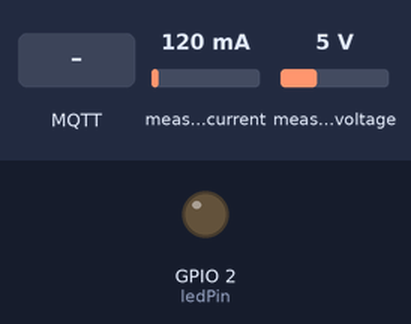
A sketch run on a simulated ESP32. Shown: output pins drawn as LEDs (lit = HIGH). The inputs (shaded band) are chosen by the test bench; at power-on: measured current 120 mA, measured voltage 5 V. WiFi joins after 1.5 s; servers stay silent unless stated; random numbers use the default seed unless the sketch sets one; no MQTT or app messages arrive unless stated; what the sketch prints to the serial monitor is not drawn.

Above: at 2.7 s.
2.8 s: MQTT message "ON" arrives on the first subscribed topic
At 4.0 s:
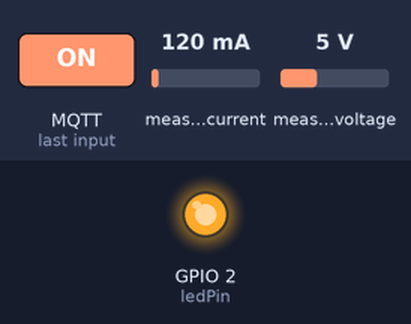
4.3 s: measured current set to 892 mA
6.2 s: measured current set to 935 mA
At 11.3 s:
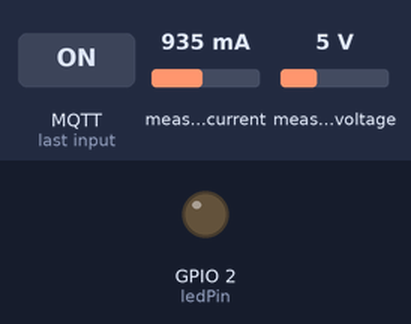
Timing chart, 0 to 12.8 s (numbered marks = the images above; inputs shaded):
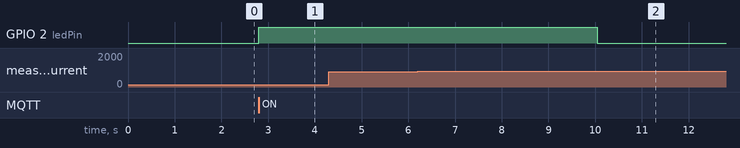

The sketch:

smart_breaker.ino
```cpp
#include <WiFi.h>
#include <WiFiClientSecure.h>
#include <PubSubClient.h>
#include <PZEM004Tv30.h>

// ==========================================
// ZONA KONFIGURASI
// ==========================================
const char* ssid = "NAMA_WIFI";
const char* password = "PASSWORD_WIFI";

const char* mqtt_server = "xxx.emqxsl.com";
const int   mqtt_port = 15214;
const char* mqtt_user = "user_esp32";
const char* mqtt_pass = "pass_esp32";

// Topik Subscribe
const char* topic_pub_sensor = "pelatihan/sensor/pzem";
const char* topic_pub_alarm  = "pelatihan/notifikasi/alarm";

// Topik Publish
const char* topic_sub_kontrol = "pelatihan/chat/dari_pc";
const char* topic_sub_batas   = "pelatihan/pengaturan/batas_daya";
const char* topic_sub_reset   = "pelatihan/perintah/reset";

const int ledPin = 2; // Pin Modul Relay

// ==========================================
// STATE & VARIABEL GLOBAL
// ==========================================
WiFiClientSecure espClient;
PubSubClient client(espClient);
PZEM004Tv30 pzem(Serial2, 16, 17);

unsigned long lastMsg = 0;

float batas_daya_maks = 200.0; // Default batas daya 200 Watt
bool is_tripped = false;       // Memori status trip (pemutus arus)
bool is_relay_on = false;

// --- FUNGSI PENERIMA PESAN ---
void callback(char* topic, byte* payload, unsigned int length) {
  String message = "";
  for (int i = 0; i < length; i++) { message += (char)payload[i]; }
  message.trim();

  Serial.printf("\n[MQTT MASUK] Topik: %s | Pesan: %s\n", topic, message.c_str());

  // 1. MENGATUR BATAS DAYA
  if (String(topic) == topic_sub_batas) {
    batas_daya_maks = message.toFloat();
    Serial.printf("-> Pengaturan Baru: Batas Daya diubah menjadi %.1f Watt\n", batas_daya_maks);
  }

  // 2. MERESET SISTEM (RESET TRIP)
  else if (String(topic) == topic_sub_reset) {
    if (message.equalsIgnoreCase("RESET")) {
      is_tripped = false;
      Serial.println("-> Sistem di-RESET. Relay sekarang bisa dinyalakan kembali.");
      client.publish(topic_pub_alarm, "INFO: Sistem telah di-RESET.");
    }
  }

  // 3. KONTROL RELAY MANUAL (ON/OFF)
  else if (String(topic) == topic_sub_kontrol) {
    message.toUpperCase();

    if (message == "ON") {
      if (is_tripped) {
        Serial.println("-> GAGAL: Sistem sedang TRIP! Lakukan RESET terlebih dahulu.");
        client.publish(topic_pub_alarm, "GAGAL ON: Sistem masih dalam kondisi TRIP.");
      } else {
        digitalWrite(ledPin, HIGH);
        is_relay_on = true;
        Serial.println("-> Relay MENYALA");
      }
    }
    else if (message == "OFF") {
      digitalWrite(ledPin, LOW);
      is_relay_on = false;
      Serial.println("-> Relay MATI");
    }
  }
}

void setup_wifi() {
  Serial.print("Konek ke WiFi...");
  WiFi.begin(ssid, password);
  while (WiFi.status() != WL_CONNECTED) { delay(500); Serial.print("."); }
  Serial.println(" Berhasil!");
  espClient.setInsecure();
}

void reconnect() {
  while (!client.connected()) {
    Serial.print("Konek ke MQTT...");
    String clientId = "ESP32Client-" + String(random(0xffff), HEX);
    if (client.connect(clientId.c_str(), mqtt_user, mqtt_pass)) {
      Serial.println(" Berhasil!");
      client.subscribe(topic_sub_kontrol);
      client.subscribe(topic_sub_batas);
      client.subscribe(topic_sub_reset);
    } else {
      delay(5000);
    }
  }
}

void setup() {
  Serial.begin(115200);
  pinMode(ledPin, OUTPUT);
  digitalWrite(ledPin, LOW); // Pastikan relay mati saat mulai

  setup_wifi();
  client.setServer(mqtt_server, mqtt_port);
  client.setCallback(callback);
}

void loop() {
  if (!client.connected()) { reconnect(); }
  client.loop();

  unsigned long now = millis();
  if (now - lastMsg > 5000) {
    lastMsg = now;

    float voltage = pzem.voltage();
    float current = pzem.current();
    float power = pzem.power();

    if (!isnan(voltage)) {
      // --- LOGIKA SMART TRIP / PEMUTUS ARUS ---
      // Jika daya melebihi batas, DAN relay sedang menyala, DAN belum trip
      if (power > batas_daya_maks && is_relay_on && !is_tripped) {
        // Matikan relay seketika!
        digitalWrite(ledPin, LOW);
        is_relay_on = false;
        is_tripped = true; // Kunci sistem

        Serial.println("!!! PERINGATAN: OVERLOAD !!! Relay diputus otomatis.");
        client.publish(topic_pub_alarm, "BAHAYA: OVERLOAD! Beban dimatikan otomatis.");
      }

      // Publish telemetri
      String payload = "{\"tegangan\": " + String(voltage, 1) +
                       ", \"arus\": " + String(current, 2) +
                       ", \"daya\": " + String(power, 1) +
                       ", \"batas_daya\": " + String(batas_daya_maks, 1) +
                       ", \"status_trip\": " + String(is_tripped ? "true" : "false") + "}";

      client.publish(topic_pub_sensor, payload.c_str());
    }
  }
}
```

Measured:
- the behaviour switches between 915 and 916 mA on measured current (found by bisection; images 1 and 2)
- after the input at 2.8 s, GPIO 2 (ledPin): LOW → HIGH at once
- after the input at 4.3 s, every drawn part: stays the same
- after the input at 6.2 s, GPIO 2 (ledPin): HIGH → LOW after 3.8 s
